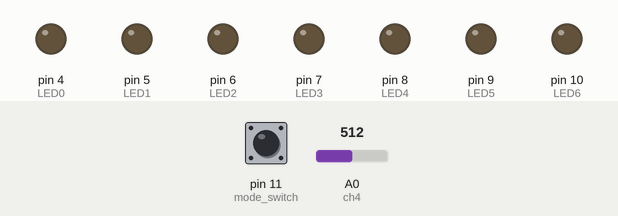
This sketch was run on a simulated Arduino Uno, built with avr-gcc and run on an emulated ATmega328P. On the bench: output pins drawn as LEDs (lit = HIGH). The inputs (shaded band) are chosen by the test bench; at power-on: A0 (ch4) = 512, pin 11 (mode_switch) HIGH.

Above: at 18.0 s.
18.1 s: A0 (ch4) set to 524
At 20.8 s:
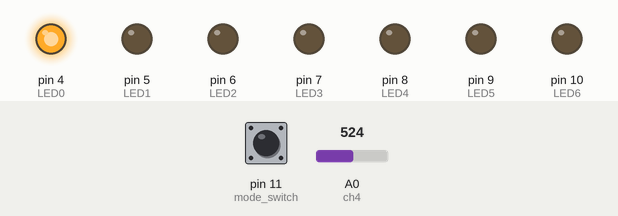
31.5 s: A0 (ch4) set to 546
41.5 s: A0 (ch4) set to 563
51.5 s: A0 (ch4) set to 579
At 60.9 s:
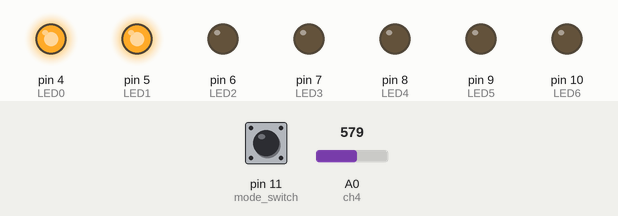
61.5 s: A0 (ch4) set to 609
Timing chart, 0 to 71.5 s (numbered marks = the images above; inputs shaded):
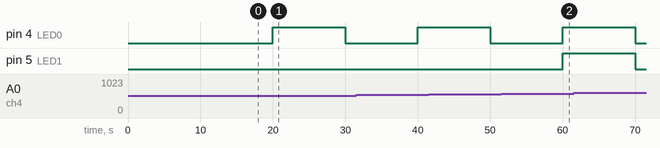

Measured:
- the behaviour switches between 513 and 514 on A0 (ch4) (found by bisection; images 0 and 1)
- after the input at 18.1 s, pin 4 (LED0): LOW → HIGH after 1.9 s, → LOW 10.0 s later

The sketch:

Arduino_version_1.ino
```cpp
#include <SoftwareSerial.h> //For communication with ESP-32
//Constant Declaration
const int ch4 = A0; // Connect AO of MQ4 with Analog channel 0 pin (A0) of Arduino
int ch4_val_th; // stores analog output of MQ4 sensor (for threshold)
int ch4_current; //Stores current value of MQ4 sensor
int diff; //Stores the differnece between the threshold value and current value of MQ4 sensor
float api; //API value recieved from ESP-32
int mean; //Stores the mean of API value and difference in case of single subject mode of operation

const int mode_switch = 11; //Mode selector switch
//LEDs for 9-bit ADC

const int LED0 = 4;
const int LED1 = 5;
const int LED2 = 6;
const int LED3 = 7;
const int LED4 = 8;
const int LED5 = 9;
const int LED6 = 10;

//Setup software serial
SoftwareSerial myPort(2, 3); // RX, TX

void setup()
{
  pinMode(ch4, INPUT); //Analog value of Methane sensor as input
  pinMode(mode_switch, INPUT); //To check the mode of operation
  //LEDs as OUTPUT
  pinMode(LED0, OUTPUT);
  pinMode(LED1, OUTPUT);
  pinMode(LED2, OUTPUT);
  pinMode(LED3, OUTPUT);
  pinMode(LED4, OUTPUT);
  pinMode(LED5, OUTPUT);
  pinMode(LED6, OUTPUT);


  Serial.begin(9600); //Serial communication for debugging
  myPort.begin(9600); //Communication begins with ESP32
  }

  void loop ()
  {
    //Read & display input from methane sensor
    delay(10000); //For the methane value to get stabilised
    ch4_val_th = analogRead(ch4); //Threshold value of Methane sensor
    //Serial.println(ch4_val); //For debugging
    while (digitalRead(mode_switch) == LOW) //Single subject under test mode
    {
      if (myPort.available())
      {
        api = myPort.read();
        Serial.println(api); //For debugging
        ch4_current = analogRead(ch4); //Current value of methane sensor
        Serial.println(ch4_current); //For debugging
        diff = map((ch4_current-ch4_val_th),0,200,0,100); //Differnce between current value of mthane sensor and threshold value
        mean = (api+diff)/2; //Mean value
        led_disp(mean); //Displays result on LED
      }
      else
        continue;
    }
    while (digitalRead(mode_switch) != LOW) //Multiple subjects under test mode
    {
     delay(10000); //Stabilise methane sensor value when subjected to food under test
     ch4_current = analogRead(ch4); //Current value of methane sensor
     diff = map((ch4_current-ch4_val_th),0,200,0,100); //Differnce between current value of mthane sensor and threshold value
     led_disp(diff); //Displays result on LED
     }
  }

  void led_disp(int output)
  {
    //Controlling LEDs based on sensor value
    //Equivalent to 9-bit ADC
    digitalWrite(LED0, output>0?HIGH:LOW);
    digitalWrite(LED1, output>20?HIGH:LOW);
    digitalWrite(LED2, output>40?HIGH:LOW);
    digitalWrite(LED3, output>50?HIGH:LOW);
    digitalWrite(LED4, output>60?HIGH:LOW);
    digitalWrite(LED5, output>80?HIGH:LOW);
    digitalWrite(LED6, output>100?HIGH:LOW);
    delay(10000); //Remains in the state for 10 second until led reset
    //Reset all LEDs
    digitalWrite(LED0, LOW);
    digitalWrite(LED1, LOW);
    digitalWrite(LED2, LOW);
    digitalWrite(LED3, LOW);
    digitalWrite(LED4, LOW);
    digitalWrite(LED5, LOW);
    digitalWrite(LED6, LOW);
  }
```
